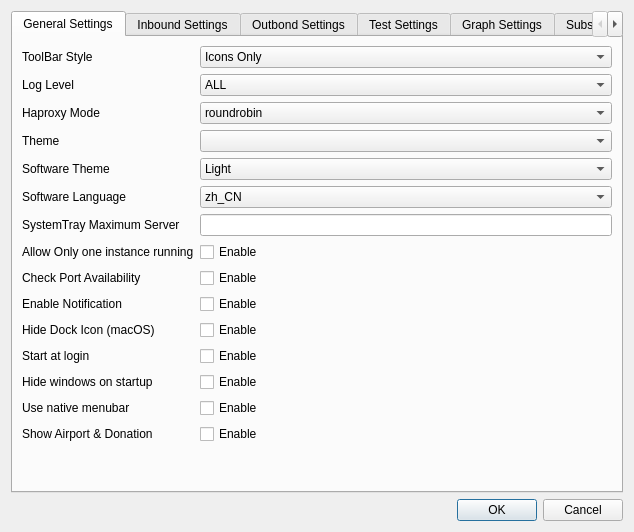
<?xml version="1.0" encoding="UTF-8"?>
<ui version="4.0">
 <class>SettingsDialog</class>
 <widget class="QDialog" name="SettingsDialog">
  <property name="geometry">
   <rect>
    <x>0</x>
    <y>0</y>
    <width>634</width>
    <height>532</height>
   </rect>
  </property>
  <property name="minimumSize">
   <size>
    <width>634</width>
    <height>532</height>
   </size>
  </property>
  <property name="windowTitle">
   <string>Settings</string>
  </property>
  <property name="modal">
   <bool>true</bool>
  </property>
  <layout class="QGridLayout" name="gridLayout">
   <item row="0" column="0">
    <widget class="QTabWidget" name="tabWidget">
     <property name="sizePolicy">
      <sizepolicy hsizetype="Expanding" vsizetype="Expanding">
       <horstretch>0</horstretch>
       <verstretch>0</verstretch>
      </sizepolicy>
     </property>
     <property name="currentIndex">
      <number>0</number>
     </property>
     <widget class="QWidget" name="tab">
      <attribute name="title">
       <string>General Settings</string>
      </attribute>
      <layout class="QGridLayout" name="gridLayout_2">
       <item row="0" column="0">
        <layout class="QFormLayout" name="formLayout">
         <property name="fieldGrowthPolicy">
          <enum>QFormLayout::AllNonFixedFieldsGrow</enum>
         </property>
         <item row="0" column="0">
          <widget class="QLabel" name="toolBarStyleLabel">
           <property name="text">
            <string>ToolBar Style</string>
           </property>
          </widget>
         </item>
         <item row="0" column="1">
          <widget class="QComboBox" name="toolbarStyleComboBox">
           <property name="sizePolicy">
            <sizepolicy hsizetype="Expanding" vsizetype="Fixed">
             <horstretch>0</horstretch>
             <verstretch>0</verstretch>
            </sizepolicy>
           </property>
           <item>
            <property name="text">
             <string>Icons Only</string>
            </property>
           </item>
           <item>
            <property name="text">
             <string>Text Only</string>
            </property>
           </item>
           <item>
            <property name="text">
             <string>Text Alongside Icons</string>
            </property>
           </item>
           <item>
            <property name="text">
             <string>Text Under Icons</string>
            </property>
           </item>
           <item>
            <property name="text">
             <string>System Style</string>
            </property>
           </item>
          </widget>
         </item>
         <item row="1" column="0">
          <widget class="QLabel" name="logLevelLabel">
           <property name="text">
            <string>Log Level</string>
           </property>
          </widget>
         </item>
         <item row="1" column="1">
          <widget class="QComboBox" name="logLevelComboBox">
           <property name="sizePolicy">
            <sizepolicy hsizetype="Expanding" vsizetype="Fixed">
             <horstretch>0</horstretch>
             <verstretch>0</verstretch>
            </sizepolicy>
           </property>
           <item>
            <property name="text">
             <string>ALL</string>
            </property>
           </item>
           <item>
            <property name="text">
             <string>INFO</string>
            </property>
           </item>
           <item>
            <property name="text">
             <string>WARN</string>
            </property>
           </item>
           <item>
            <property name="text">
             <string>ERROR</string>
            </property>
           </item>
           <item>
            <property name="text">
             <string>FATAL</string>
            </property>
           </item>
           <item>
            <property name="text">
             <string>OFF</string>
            </property>
           </item>
          </widget>
         </item>
         <item row="2" column="0">
          <widget class="QLabel" name="haproxyModeLabel">
           <property name="text">
            <string>Haproxy Mode</string>
           </property>
          </widget>
         </item>
         <item row="2" column="1">
          <widget class="QComboBox" name="haproxyModeComboBox">
           <property name="sizePolicy">
            <sizepolicy hsizetype="Expanding" vsizetype="Fixed">
             <horstretch>0</horstretch>
             <verstretch>0</verstretch>
            </sizepolicy>
           </property>
           <item>
            <property name="text">
             <string>roundrobin</string>
            </property>
           </item>
           <item>
            <property name="text">
             <string>leastconn</string>
            </property>
           </item>
           <item>
            <property name="text">
             <string>source</string>
            </property>
           </item>
          </widget>
         </item>
         <item row="3" column="0">
          <widget class="QLabel" name="label_3">
           <property name="text">
            <string>Theme</string>
           </property>
          </widget>
         </item>
         <item row="3" column="1">
          <widget class="QComboBox" name="themeComboBox"/>
         </item>
         <item row="6" column="0">
          <widget class="QLabel" name="label_23">
           <property name="text">
            <string>SystemTray Maximum Server</string>
           </property>
          </widget>
         </item>
         <item row="6" column="1">
          <widget class="QLineEdit" name="systemTrayMaximumServerEdit"/>
         </item>
         <item row="7" column="0">
          <widget class="QLabel" name="onlyOneInstanceLabel">
           <property name="text">
            <string>Allow Only one instance running</string>
           </property>
          </widget>
         </item>
         <item row="7" column="1">
          <widget class="QCheckBox" name="oneInstanceCheckBox">
           <property name="text">
            <string>Enable</string>
           </property>
          </widget>
         </item>
         <item row="8" column="0">
          <widget class="QLabel" name="checkPortAvailabilityLabel">
           <property name="text">
            <string>Check Port Availability</string>
           </property>
          </widget>
         </item>
         <item row="8" column="1">
          <widget class="QCheckBox" name="availabilityCheckBox">
           <property name="text">
            <string>Enable</string>
           </property>
          </widget>
         </item>
         <item row="9" column="0">
          <widget class="QLabel" name="enableNotificationLabel">
           <property name="text">
            <string>Enable Notification</string>
           </property>
          </widget>
         </item>
         <item row="9" column="1">
          <widget class="QCheckBox" name="enableNotificationCheckBox">
           <property name="text">
            <string>Enable</string>
           </property>
          </widget>
         </item>
         <item row="10" column="0">
          <widget class="QLabel" name="hideDockIconLabel">
           <property name="text">
            <string>Hide Dock Icon (macOS)</string>
           </property>
          </widget>
         </item>
         <item row="10" column="1">
          <widget class="QCheckBox" name="hideDockIconCheckBox">
           <property name="text">
            <string>Enable</string>
           </property>
          </widget>
         </item>
         <item row="11" column="0">
          <widget class="QLabel" name="startAtLoginLabel">
           <property name="text">
            <string>Start at login</string>
           </property>
          </widget>
         </item>
         <item row="11" column="1">
          <widget class="QCheckBox" name="startAtLoginCheckbox">
           <property name="text">
            <string>Enable</string>
           </property>
          </widget>
         </item>
         <item row="12" column="0">
          <widget class="QLabel" name="hideWindowsOnStartupLabel">
           <property name="text">
            <string>Hide windows on startup</string>
           </property>
          </widget>
         </item>
         <item row="12" column="1">
          <widget class="QCheckBox" name="hideCheckBox">
           <property name="text">
            <string>Enable</string>
           </property>
          </widget>
         </item>
         <item row="13" column="0">
          <widget class="QLabel" name="useNativeMenuBar">
           <property name="text">
            <string>Use native menubar</string>
           </property>
          </widget>
         </item>
         <item row="13" column="1">
          <widget class="QCheckBox" name="nativeMenuBarCheckBox">
           <property name="text">
            <string>Enable</string>
           </property>
          </widget>
         </item>
         <item row="14" column="0">
          <widget class="QLabel" name="label_13">
           <property name="text">
            <string>Show Airport &amp; Donation</string>
           </property>
          </widget>
         </item>
         <item row="14" column="1">
          <widget class="QCheckBox" name="showAirportAndDonationCB">
           <property name="text">
            <string>Enable</string>
           </property>
          </widget>
         </item>
         <item row="4" column="0">
          <widget class="QLabel" name="label_8">
           <property name="text">
            <string>Software Theme</string>
           </property>
          </widget>
         </item>
         <item row="4" column="1">
          <widget class="QComboBox" name="systemThemeCB">
           <item>
            <property name="text">
             <string>Light</string>
            </property>
           </item>
           <item>
            <property name="text">
             <string>Dark</string>
            </property>
           </item>
           <item>
            <property name="text">
             <string>Follow System</string>
            </property>
           </item>
          </widget>
         </item>
         <item row="5" column="0">
          <widget class="QLabel" name="label_24">
           <property name="text">
            <string>Software Language</string>
           </property>
          </widget>
         </item>
         <item row="5" column="1">
          <widget class="QComboBox" name="languageCB">
           <item>
            <property name="text">
             <string>zh_CN</string>
            </property>
           </item>
           <item>
            <property name="text">
             <string>zh_TW</string>
            </property>
           </item>
           <item>
            <property name="text">
             <string>en_US</string>
            </property>
           </item>
           <item>
            <property name="text">
             <string>ja_JP</string>
            </property>
           </item>
           <item>
            <property name="text">
             <string>Follow System</string>
            </property>
           </item>
          </widget>
         </item>
        </layout>
       </item>
      </layout>
     </widget>
     <widget class="QWidget" name="widget">
      <attribute name="title">
       <string>Inbound Settings</string>
      </attribute>
      <layout class="QGridLayout" name="gridLayout_3">
       <item row="0" column="0">
        <layout class="QFormLayout" name="formLayout_2">
         <property name="fieldGrowthPolicy">
          <enum>QFormLayout::AllNonFixedFieldsGrow</enum>
         </property>
         <item row="0" column="0">
          <widget class="QLabel" name="label_10">
           <property name="text">
            <string>Enable Http Proxy</string>
           </property>
          </widget>
         </item>
         <item row="0" column="1">
          <widget class="QCheckBox" name="enableHttpProxyCheckBox">
           <property name="text">
            <string>Enable</string>
           </property>
          </widget>
         </item>
         <item row="1" column="0">
          <widget class="QLabel" name="label_11">
           <property name="text">
            <string>Enable IPV6 Support</string>
           </property>
          </widget>
         </item>
         <item row="1" column="1">
          <widget class="QCheckBox" name="enableIPV6SupportCheckBox">
           <property name="text">
            <string>Enable</string>
           </property>
          </widget>
         </item>
         <item row="2" column="0">
          <widget class="QLabel" name="label_12">
           <property name="text">
            <string>Share Over LAN</string>
           </property>
          </widget>
         </item>
         <item row="2" column="1">
          <widget class="QCheckBox" name="shareOverLANCheckBox">
           <property name="text">
            <string>Enable</string>
           </property>
          </widget>
         </item>
         <item row="4" column="0">
          <widget class="QLabel" name="label_14">
           <property name="text">
            <string>Sock5 Port</string>
           </property>
          </widget>
         </item>
         <item row="4" column="1">
          <widget class="QLineEdit" name="socks5PortLineEdit"/>
         </item>
         <item row="5" column="0">
          <widget class="QLabel" name="label_15">
           <property name="text">
            <string>Http Port</string>
           </property>
          </widget>
         </item>
         <item row="5" column="1">
          <widget class="QLineEdit" name="httpPortLineEdit"/>
         </item>
         <item row="6" column="0">
          <widget class="QLabel" name="label_16">
           <property name="text">
            <string>PAC Port</string>
           </property>
          </widget>
         </item>
         <item row="6" column="1">
          <widget class="QLineEdit" name="pacPortLineEdit"/>
         </item>
         <item row="7" column="0">
          <widget class="QLabel" name="label_18">
           <property name="text">
            <string>Haproxy Port</string>
           </property>
          </widget>
         </item>
         <item row="7" column="1">
          <widget class="QLineEdit" name="haproxyPortLineEdit"/>
         </item>
         <item row="8" column="0">
          <widget class="QLabel" name="label_19">
           <property name="text">
            <string>Haproxy Status Port</string>
           </property>
          </widget>
         </item>
         <item row="8" column="1">
          <widget class="QLineEdit" name="haproxyStatusPortLineEdit"/>
         </item>
         <item row="3" column="0">
          <widget class="QLabel" name="label_35">
           <property name="text">
            <string>Inbound Sniffing</string>
           </property>
          </widget>
         </item>
         <item row="3" column="1">
          <widget class="QCheckBox" name="inboundSniffingCB">
           <property name="text">
            <string>Enable</string>
           </property>
          </widget>
         </item>
        </layout>
       </item>
      </layout>
     </widget>
     <widget class="QWidget" name="tab_2">
      <attribute name="title">
       <string>Outbond Settings</string>
      </attribute>
      <layout class="QGridLayout" name="gridLayout_4">
       <item row="0" column="0">
        <layout class="QFormLayout" name="formLayout_4">
         <property name="fieldGrowthPolicy">
          <enum>QFormLayout::ExpandingFieldsGrow</enum>
         </property>
         <item row="3" column="0">
          <widget class="QLabel" name="label_26">
           <property name="text">
            <string>Forward Proxy</string>
           </property>
          </widget>
         </item>
         <item row="5" column="0">
          <widget class="QLabel" name="label_27">
           <property name="text">
            <string>IP Address</string>
           </property>
          </widget>
         </item>
         <item row="6" column="0">
          <widget class="QLabel" name="label_30">
           <property name="text">
            <string>Port</string>
           </property>
          </widget>
         </item>
         <item row="7" column="0">
          <widget class="QLabel" name="label_28">
           <property name="text">
            <string>Authentication</string>
           </property>
          </widget>
         </item>
         <item row="8" column="0">
          <widget class="QLabel" name="label_31">
           <property name="text">
            <string>Username</string>
           </property>
          </widget>
         </item>
         <item row="8" column="1">
          <widget class="QLineEdit" name="forwardProxyUsername"/>
         </item>
         <item row="9" column="0">
          <widget class="QLabel" name="label_32">
           <property name="text">
            <string>Password</string>
           </property>
          </widget>
         </item>
         <item row="9" column="1">
          <widget class="QLineEdit" name="forwardProxyPassword"/>
         </item>
         <item row="4" column="0">
          <widget class="QLabel" name="label_33">
           <property name="text">
            <string>Type</string>
           </property>
          </widget>
         </item>
         <item row="3" column="1">
          <widget class="QCheckBox" name="forwardProxyCheckBox">
           <property name="text">
            <string>Enable</string>
           </property>
          </widget>
         </item>
         <item row="4" column="1">
          <widget class="QComboBox" name="forwardProxyTypeComboBox">
           <property name="sizePolicy">
            <sizepolicy hsizetype="Expanding" vsizetype="Fixed">
             <horstretch>0</horstretch>
             <verstretch>0</verstretch>
            </sizepolicy>
           </property>
           <item>
            <property name="text">
             <string>http</string>
            </property>
           </item>
           <item>
            <property name="text">
             <string>socks5</string>
            </property>
           </item>
          </widget>
         </item>
         <item row="5" column="1">
          <widget class="QLineEdit" name="forwardProxyIpAddressLineEdit"/>
         </item>
         <item row="6" column="1">
          <widget class="QLineEdit" name="forwardProxyPortLineEdit"/>
         </item>
         <item row="7" column="1">
          <widget class="QCheckBox" name="forwardProxyAuthenticationCheckBox">
           <property name="text">
            <string>Enable</string>
           </property>
          </widget>
         </item>
         <item row="0" column="0">
          <widget class="QLabel" name="label_34">
           <property name="text">
            <string>Bypass Bittorrent Traffic</string>
           </property>
          </widget>
         </item>
         <item row="0" column="1">
          <widget class="QCheckBox" name="bypassBittorrentCB">
           <property name="text">
            <string>Enable</string>
           </property>
          </widget>
         </item>
         <item row="2" column="0">
          <widget class="QLabel" name="label_36">
           <property name="text">
            <string>Bypass China Mainland</string>
           </property>
          </widget>
         </item>
         <item row="2" column="1">
          <widget class="QCheckBox" name="bypassChinaMainlandCB">
           <property name="text">
            <string>Enable</string>
           </property>
          </widget>
         </item>
         <item row="1" column="0">
          <widget class="QLabel" name="label_37">
           <property name="text">
            <string>Bypass Private Address</string>
           </property>
          </widget>
         </item>
         <item row="1" column="1">
          <widget class="QCheckBox" name="bypassPrivateAddressCB">
           <property name="text">
            <string>Enable</string>
           </property>
          </widget>
         </item>
        </layout>
       </item>
      </layout>
     </widget>
     <widget class="QWidget" name="tab_7">
      <attribute name="title">
       <string>Test Settings</string>
      </attribute>
      <layout class="QGridLayout" name="gridLayout_9">
       <item row="0" column="0">
        <layout class="QFormLayout" name="formLayout_7">
         <item row="0" column="0">
          <widget class="QLabel" name="label_22">
           <property name="text">
            <string>Latency Test Method</string>
           </property>
          </widget>
         </item>
         <item row="0" column="1">
          <widget class="QComboBox" name="latencyTestMethodCB">
           <item>
            <property name="text">
             <string>TCP</string>
            </property>
           </item>
           <item>
            <property name="text">
             <string>CONNECT</string>
            </property>
           </item>
          </widget>
         </item>
         <item row="1" column="0">
          <widget class="QLabel" name="label_25">
           <property name="text">
            <string>Real Lantency Test Url</string>
           </property>
          </widget>
         </item>
         <item row="1" column="1">
          <widget class="QLineEdit" name="realLatencyTestUrlEdit"/>
         </item>
         <item row="2" column="0">
          <widget class="QLabel" name="label_29">
           <property name="text">
            <string>Speed Test Url</string>
           </property>
          </widget>
         </item>
         <item row="2" column="1">
          <widget class="QLineEdit" name="speedTestUrlEdit"/>
         </item>
        </layout>
       </item>
      </layout>
     </widget>
     <widget class="QWidget" name="tab_6">
      <attribute name="title">
       <string>Graph Settings</string>
      </attribute>
      <layout class="QGridLayout" name="gridLayout_8">
       <item row="0" column="0">
        <layout class="QFormLayout" name="formLayout_6">
         <item row="0" column="0">
          <widget class="QLabel" name="label_17">
           <property name="text">
            <string>Download Speed Color</string>
           </property>
          </widget>
         </item>
         <item row="0" column="1">
          <widget class="QtColorPicker" name="downloadColorPicker" native="true">
           <property name="sizePolicy">
            <sizepolicy hsizetype="Expanding" vsizetype="Preferred">
             <horstretch>0</horstretch>
             <verstretch>0</verstretch>
            </sizepolicy>
           </property>
           <property name="text" stdset="0">
            <string>PushButton</string>
           </property>
          </widget>
         </item>
         <item row="1" column="1">
          <widget class="QtColorPicker" name="uploadColorPicker" native="true">
           <property name="sizePolicy">
            <sizepolicy hsizetype="Expanding" vsizetype="Preferred">
             <horstretch>0</horstretch>
             <verstretch>0</verstretch>
            </sizepolicy>
           </property>
           <property name="text" stdset="0">
            <string>PushButton</string>
           </property>
          </widget>
         </item>
         <item row="1" column="0">
          <widget class="QLabel" name="label_20">
           <property name="text">
            <string>Upload Speed Color</string>
           </property>
          </widget>
         </item>
        </layout>
       </item>
      </layout>
     </widget>
     <widget class="QWidget" name="tab_4">
      <attribute name="title">
       <string>Subscribe Settings</string>
      </attribute>
      <layout class="QGridLayout" name="gridLayout_5">
       <item row="0" column="0">
        <layout class="QFormLayout" name="formLayout_5">
         <property name="fieldGrowthPolicy">
          <enum>QFormLayout::ExpandingFieldsGrow</enum>
         </property>
         <item row="0" column="0">
          <widget class="QLabel" name="trojanBackendLabel_2">
           <property name="text">
            <string>GFWList Update Url</string>
           </property>
          </widget>
         </item>
         <item row="0" column="1">
          <widget class="QComboBox" name="gfwlistUpdateUrlComboBox">
           <property name="sizePolicy">
            <sizepolicy hsizetype="Expanding" vsizetype="Fixed">
             <horstretch>0</horstretch>
             <verstretch>0</verstretch>
            </sizepolicy>
           </property>
           <item>
            <property name="text">
             <string>gfwlist/gfwlist</string>
            </property>
           </item>
           <item>
            <property name="text">
             <string>Loukky/gfwlist-by-loukky</string>
            </property>
           </item>
           <item>
            <property name="text">
             <string>Local File</string>
            </property>
           </item>
          </widget>
         </item>
         <item row="1" column="0">
          <widget class="QLabel" name="enableAPILabel_2">
           <property name="text">
            <string>Update User Agent</string>
           </property>
          </widget>
         </item>
         <item row="1" column="1">
          <widget class="QLineEdit" name="updateUserAgentLineEdit"/>
         </item>
         <item row="2" column="0">
          <widget class="QLabel" name="apiPortLabel_2">
           <property name="text">
            <string>Filter Keyword (,)</string>
           </property>
          </widget>
         </item>
         <item row="2" column="1">
          <widget class="QLineEdit" name="filterKeywordLineEdit"/>
         </item>
         <item row="3" column="0">
          <widget class="QLabel" name="label_2">
           <property name="text">
            <string>Maximum</string>
           </property>
          </widget>
         </item>
         <item row="3" column="1">
          <widget class="QLineEdit" name="maximumSubscribe"/>
         </item>
         <item row="5" column="0">
          <widget class="QLabel" name="label_5">
           <property name="text">
            <string>Overwrite AllowInsecure</string>
           </property>
          </widget>
         </item>
         <item row="5" column="1">
          <widget class="QCheckBox" name="overwriteAllowInsecureCB">
           <property name="text">
            <string>Overwrite</string>
           </property>
          </widget>
         </item>
         <item row="6" column="0">
          <widget class="QLabel" name="label_6">
           <property name="text">
            <string>Overwrite AllowInsecureCiphers</string>
           </property>
          </widget>
         </item>
         <item row="6" column="1">
          <widget class="QCheckBox" name="overwriteAllowInsecureCiphersCB">
           <property name="text">
            <string>Overwrite</string>
           </property>
          </widget>
         </item>
         <item row="7" column="0">
          <widget class="QLabel" name="label_7">
           <property name="text">
            <string>Overwirte TcpFastOpen</string>
           </property>
          </widget>
         </item>
         <item row="7" column="1">
          <widget class="QCheckBox" name="overwriteTcpFastOpenCB">
           <property name="text">
            <string>Overwrite</string>
           </property>
          </widget>
         </item>
         <item row="4" column="0">
          <widget class="QLabel" name="label_9">
           <property name="text">
            <string>Auto fetch group name</string>
           </property>
          </widget>
         </item>
         <item row="4" column="1">
          <widget class="QCheckBox" name="autoFetchGroupnameCB">
           <property name="text">
            <string>Enable</string>
           </property>
          </widget>
         </item>
        </layout>
       </item>
      </layout>
     </widget>
     <widget class="QWidget" name="tab_5">
      <attribute name="title">
       <string>Router Settings</string>
      </attribute>
      <layout class="QGridLayout" name="gridLayout_7">
       <item row="0" column="0">
        <layout class="QGridLayout" name="routeSettingsLayout"/>
       </item>
      </layout>
     </widget>
     <widget class="QWidget" name="tab_3">
      <attribute name="title">
       <string>Trojan Settings</string>
      </attribute>
      <layout class="QGridLayout" name="gridLayout_6">
       <item row="0" column="0">
        <layout class="QFormLayout" name="formLayout_3">
         <property name="fieldGrowthPolicy">
          <enum>QFormLayout::ExpandingFieldsGrow</enum>
         </property>
         <item row="0" column="0">
          <widget class="QLabel" name="label">
           <property name="text">
            <string>TLS Fingerprint</string>
           </property>
          </widget>
         </item>
         <item row="0" column="1">
          <widget class="QComboBox" name="tlsFingerprintComboBox">
           <property name="sizePolicy">
            <sizepolicy hsizetype="Expanding" vsizetype="Fixed">
             <horstretch>0</horstretch>
             <verstretch>0</verstretch>
            </sizepolicy>
           </property>
           <item>
            <property name="text">
             <string>none</string>
            </property>
           </item>
           <item>
            <property name="text">
             <string>auto</string>
            </property>
           </item>
           <item>
            <property name="text">
             <string>firefox</string>
            </property>
           </item>
           <item>
            <property name="text">
             <string>chrome</string>
            </property>
           </item>
           <item>
            <property name="text">
             <string>ios</string>
            </property>
           </item>
           <item>
            <property name="text">
             <string>randomized</string>
            </property>
           </item>
          </widget>
         </item>
         <item row="1" column="0">
          <widget class="QLabel" name="enableRouterLabel">
           <property name="text">
            <string>Enable Router</string>
           </property>
          </widget>
         </item>
         <item row="1" column="1">
          <widget class="QCheckBox" name="enableRouterCheckBox">
           <property name="text">
            <string>Enable</string>
           </property>
          </widget>
         </item>
         <item row="2" column="0">
          <widget class="QLabel" name="enableAPILabel">
           <property name="text">
            <string>Enable API</string>
           </property>
          </widget>
         </item>
         <item row="2" column="1">
          <widget class="QCheckBox" name="enableAPICheckBox">
           <property name="text">
            <string>Enable</string>
           </property>
          </widget>
         </item>
         <item row="3" column="0">
          <widget class="QLabel" name="label_21">
           <property name="text">
            <string>Geo Path</string>
           </property>
          </widget>
         </item>
         <item row="3" column="1">
          <widget class="QLineEdit" name="geoPathEdit"/>
         </item>
         <item row="4" column="0">
          <widget class="QLabel" name="apiPortLabel">
           <property name="text">
            <string>API Port</string>
           </property>
          </widget>
         </item>
         <item row="4" column="1">
          <widget class="QLineEdit" name="apiPortLineEdit"/>
         </item>
         <item row="5" column="0">
          <widget class="QLabel" name="certLabel">
           <property name="text">
            <string>Cert</string>
           </property>
          </widget>
         </item>
         <item row="5" column="1">
          <widget class="QLineEdit" name="certLineEdit"/>
         </item>
         <item row="6" column="0">
          <widget class="QLabel" name="cipherLabel">
           <property name="text">
            <string>Cipher</string>
           </property>
          </widget>
         </item>
         <item row="6" column="1">
          <widget class="QLineEdit" name="cipherLineEdit"/>
         </item>
         <item row="7" column="0">
          <widget class="QLabel" name="cipherTLS13Label">
           <property name="text">
            <string>Cipher TLS13</string>
           </property>
          </widget>
         </item>
         <item row="7" column="1">
          <widget class="QLineEdit" name="cipherTLS13LineEdit"/>
         </item>
         <item row="8" column="0">
          <widget class="QLabel" name="label_4">
           <property name="text">
            <string>Buffer Size</string>
           </property>
          </widget>
         </item>
         <item row="8" column="1">
          <widget class="QLineEdit" name="bufferSizeLineEdit"/>
         </item>
        </layout>
       </item>
      </layout>
     </widget>
    </widget>
   </item>
   <item row="1" column="0">
    <widget class="QDialogButtonBox" name="buttonBox">
     <property name="standardButtons">
      <set>QDialogButtonBox::Cancel|QDialogButtonBox::Ok</set>
     </property>
    </widget>
   </item>
  </layout>
 </widget>
 <customwidgets>
  <customwidget>
   <class>QtColorPicker</class>
   <extends>QWidget</extends>
   <header>qtcolorpicker.h</header>
  </customwidget>
 </customwidgets>
 <resources/>
 <connections>
  <connection>
   <sender>buttonBox</sender>
   <signal>rejected()</signal>
   <receiver>SettingsDialog</receiver>
   <slot>reject()</slot>
   <hints>
    <hint type="sourcelabel">
     <x>486</x>
     <y>375</y>
    </hint>
    <hint type="destinationlabel">
     <x>288</x>
     <y>198</y>
    </hint>
   </hints>
  </connection>
 </connections>
</ui>
